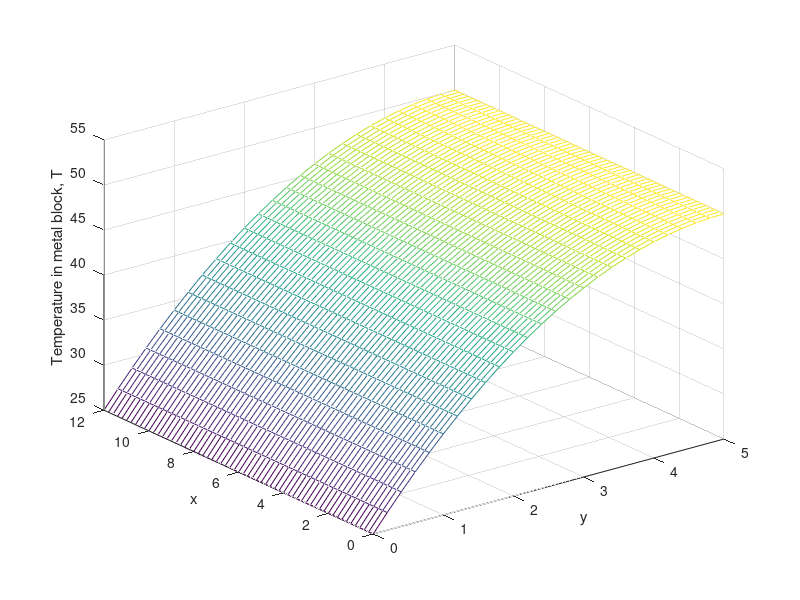

Reproduce this figure in MATLAB. (Note: this script raises an error after producing the figure.)
%%% Part 2 of CE2. David Ahnlund and Emil Gestsson
clear, clc;
%Coefficients
Lx = 12; Ly = 5; T_ext = 25;


%% A
N = 60; M = 25;
h = Lx/N;  %should be same as Ly/M
F = 2 * ones(N-1,M-1);

Sx = 1/h^2 * (diag(-ones(N-2,1),-1)+diag(2*ones(N-1,1),0) + diag(-ones(N-2,1),1));
Sy = 1/h^2 * (diag(-ones(M-2,1),-1)+diag(2*ones(M-1,1),0) + diag(-ones(M-2,1),1));

%Boundary condition for x
Sx(1,1) = 2/(3*h^2); Sx(1,2) = -2/(3*h^2);
Sx(end,end) = 2/(3*h^2); Sx(end, end-1) = -2/(3*h^2);

%Boundary condition for y
Sy(end,end) = 2/(3*h^2); Sy(end, end-1) = -2/(3*h^2);

A = kron(speye(size(Sy)),Sx) + kron(Sy, speye(size(Sx)));

F(:,1) = F(:,1) + T_ext/h^2;

f = reshape(F, (N-1)*(M-1),1);

t = A\f;

T = reshape(t, (N-1), (M-1));
T_y0 = T_ext * ones(N-1,1);
T_M = 1/3*(4*T(:,end)-T(:,end-1));
T = [T_y0 T T_M];  %Apply y boundaries
T_N = 1/3*(4*T(end,:)-T(end-1,:));
T_x0 = 1/3*(4*T(1,:)-T(2,:));
T = [T_x0;T;T_N];  %Apply x boundaries


x = 0:h:Lx;
y = 0:h:Ly;

mesh(y,x,T)

xlabel("y")
ylabel("x")
zlabel("Temperature in metal block, T")

fprintf("T(6,2) = %.3f, for N = %.0f\n", T(round(x,2)==6,round(y,2)==2), N)

%% b

N = 60;
h = Lx/N;
M = Ly/h;
f = 2;

%From anaylitcal solution we have:
%------------
c0 = T_ext;
c1 = f * Ly;
c2 = -f/2;
%------------


x = 0:h:Lx;
y = 0:h:Ly;

T_analytical = @(x,y) (c0 + c1*y + c2*y.^2).*ones(length(x),1);

mesh(y,x,T_analytical(x',y))
hold on
mesh(y,x,T)
xlabel("y")
ylabel("x")

fprintf("T(6,2) = %.3f, for analytical solution\n", T_analytical(6,2))


%% d

N_list = [60; 120; 240; 240*2; 240*4;240*8];
saved_T = zeros(length(N_list),1); %Create a vector to be used in convergence rate analysis

for i = 1:length(N_list)

    N = N_list(i);

    h = Lx/N;
    M = Ly/h;
    
    F_func = @(x,y) 100*exp(-1/2 * (x-4).^2 - 4*(y-1).^2);
    
    x = h:h:Lx-h;
    y = h:h:Ly-h;
    
    F = F_func(x',y);
    
    Sx = 1/h^2 * (diag(-ones(N-2,1),-1)+diag(2*ones(N-1,1),0) + diag(-ones(N-2,1),1));
    Sy = 1/h^2 * (diag(-ones(M-2,1),-1)+diag(2*ones(M-1,1),0) + diag(-ones(M-2,1),1));
    
    %Boundary condition for x
    Sx(1,1) = 2/(3*h^2); Sx(1,2) = -2/(3*h^2);
    Sx(end,end) = 2/(3*h^2); Sx(end, end-1) = -2/(3*h^2);
    
    %Boundary condition for y
    Sy(end,end) = 2/(3*h^2); Sy(end, end-1) = -2/(3*h^2);
    
    A = kron(speye(size(Sy)),Sx) + kron(Sy, speye(size(Sx)));
    
    F(:,1) = F(:,1) + T_ext/h^2;
    
    f = reshape(F, (N-1)*(M-1),1);
    
    t = A\f;
    
    x = 0:h:Lx;
    y = 0:h:Ly;
    
    T = reshape(t, (N-1), (M-1));
    
    T_y0 = T_ext * ones(N-1,1);
    T_M = 1/3*(4*T(:,end)-T(:,end-1));
    T = [T_y0 T T_M];   % Adding boundaries along y
    T_N = 1/3*(4*T(end,:)-T(end-1,:));
    T_x0 = 1/3*(4*T(1,:)-T(2,:));
    T = [T_x0;T;T_N];  %Adding boundaries along x
    
    
    if ismember(N, 120)
        figure
        mesh(y,x,T)
        xlabel("y")
        ylabel("x")
        zlabel("Temperature in metal block, T")
        title("Numerical solution when N=120")
    
        figure
        imagesc(x,y,T')
        xlabel("x")
        ylabel("y")
        title("Imagesc plot of T(x,y)")
        set(gca,'YDir', 'normal')
        axis equal
        figure
        contour(x,y,T')
        xlabel("x")
        ylabel("y")
        title("Contour plot of T(x,y)")
        axis equal
    end
   
    fprintf("T(6,2) = %.3f, for N = %.0f\n", T(round(x,6)==6,round(y,6)==2), N)
    saved_T(i) = T(round(x,2)==6,round(y,2)==2);
end

% Check convergence rate (should be 2)
d = abs(diff(saved_T));
approxconv = abs(diff(log2(d)));

%Create table
fprintf("\n\n\n")
disp("Convergence rate analysis:")
for i = 2:length(N_list)-1
    fprintf("$(%.0f,%.0f)$&",N_list(i),N_list(i+1))
end
fprintf("\n")

for i = 1:length(approxconv)
    fprintf("$%.05f$&",approxconv(i))

end
fprintf("\n\n\n")
